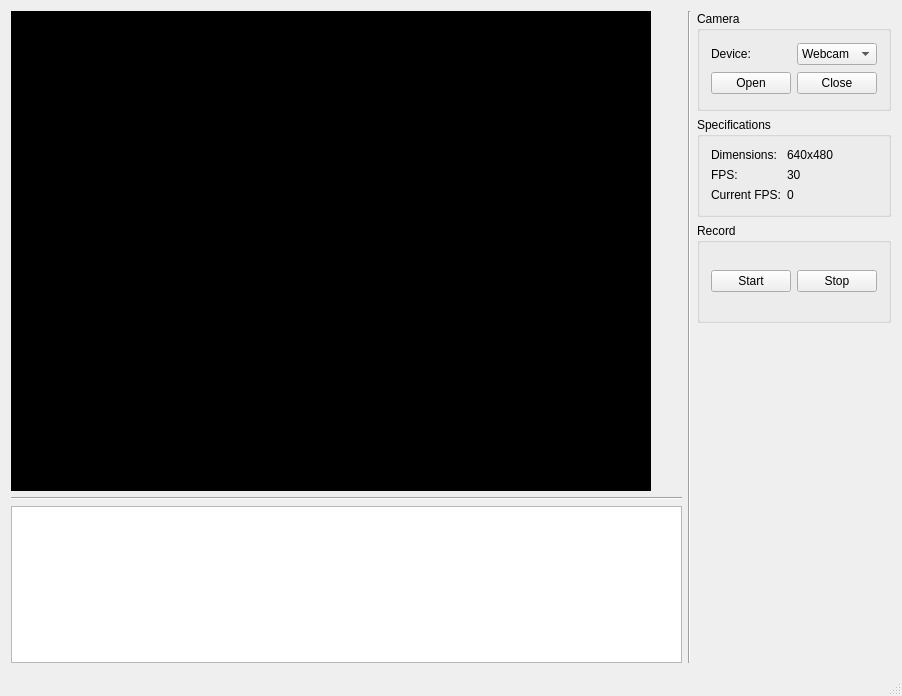
<?xml version="1.0" encoding="UTF-8"?>
<ui version="4.0">
 <class>CameraWindowClass</class>
 <widget class="QMainWindow" name="CameraWindowClass">
  <property name="geometry">
   <rect>
    <x>0</x>
    <y>0</y>
    <width>902</width>
    <height>696</height>
   </rect>
  </property>
  <property name="windowTitle">
   <string>CameraWindow</string>
  </property>
  <widget class="QWidget" name="centralWidget">
   <layout class="QHBoxLayout" name="horizontalLayout">
    <item>
     <layout class="QVBoxLayout" name="verticalLayout_2">
      <item>
       <widget class="QLabel" name="frameLabel">
        <property name="sizePolicy">
         <sizepolicy hsizetype="Preferred" vsizetype="Preferred">
          <horstretch>0</horstretch>
          <verstretch>0</verstretch>
         </sizepolicy>
        </property>
        <property name="minimumSize">
         <size>
          <width>640</width>
          <height>480</height>
         </size>
        </property>
        <property name="maximumSize">
         <size>
          <width>640</width>
          <height>480</height>
         </size>
        </property>
        <property name="styleSheet">
         <string notr="true">background-color: black;</string>
        </property>
        <property name="text">
         <string/>
        </property>
       </widget>
      </item>
      <item>
       <widget class="Line" name="line_2">
        <property name="orientation">
         <enum>Qt::Orientation::Horizontal</enum>
        </property>
       </widget>
      </item>
      <item>
       <widget class="QTextEdit" name="logTextEdit">
        <property name="minimumSize">
         <size>
          <width>0</width>
          <height>150</height>
         </size>
        </property>
        <property name="readOnly">
         <bool>true</bool>
        </property>
       </widget>
      </item>
     </layout>
    </item>
    <item>
     <widget class="Line" name="line">
      <property name="orientation">
       <enum>Qt::Orientation::Vertical</enum>
      </property>
     </widget>
    </item>
    <item>
     <layout class="QVBoxLayout" name="verticalLayout">
      <item>
       <widget class="QGroupBox" name="groupBox_2">
        <property name="sizePolicy">
         <sizepolicy hsizetype="Preferred" vsizetype="Maximum">
          <horstretch>0</horstretch>
          <verstretch>0</verstretch>
         </sizepolicy>
        </property>
        <property name="minimumSize">
         <size>
          <width>0</width>
          <height>100</height>
         </size>
        </property>
        <property name="title">
         <string>Camera</string>
        </property>
        <layout class="QVBoxLayout" name="verticalLayout_3">
         <item>
          <layout class="QHBoxLayout" name="horizontalLayout_2">
           <item>
            <widget class="QLabel" name="label_3">
             <property name="text">
              <string>Device:</string>
             </property>
            </widget>
           </item>
           <item>
            <widget class="QComboBox" name="deviceComboBox">
             <property name="currentIndex">
              <number>0</number>
             </property>
             <item>
              <property name="text">
               <string>Webcam</string>
              </property>
             </item>
             <item>
              <property name="text">
               <string>Basler</string>
              </property>
             </item>
            </widget>
           </item>
          </layout>
         </item>
         <item>
          <layout class="QHBoxLayout" name="horizontalLayout_4">
           <item>
            <widget class="QPushButton" name="openButton">
             <property name="text">
              <string>Open</string>
             </property>
            </widget>
           </item>
           <item>
            <widget class="QPushButton" name="closeButton">
             <property name="text">
              <string>Close</string>
             </property>
            </widget>
           </item>
          </layout>
         </item>
        </layout>
       </widget>
      </item>
      <item>
       <widget class="QGroupBox" name="groupBox">
        <property name="sizePolicy">
         <sizepolicy hsizetype="Preferred" vsizetype="Maximum">
          <horstretch>0</horstretch>
          <verstretch>0</verstretch>
         </sizepolicy>
        </property>
        <property name="minimumSize">
         <size>
          <width>0</width>
          <height>100</height>
         </size>
        </property>
        <property name="title">
         <string>Specifications</string>
        </property>
        <layout class="QFormLayout" name="formLayout">
         <item row="0" column="0">
          <widget class="QLabel" name="label">
           <property name="text">
            <string>Dimensions:</string>
           </property>
          </widget>
         </item>
         <item row="0" column="1">
          <widget class="QLabel" name="dimensionsLabel">
           <property name="text">
            <string>640x480</string>
           </property>
          </widget>
         </item>
         <item row="1" column="0">
          <widget class="QLabel" name="label_2">
           <property name="text">
            <string>FPS:</string>
           </property>
          </widget>
         </item>
         <item row="1" column="1">
          <widget class="QLabel" name="fpsLabel">
           <property name="text">
            <string>30</string>
           </property>
          </widget>
         </item>
         <item row="2" column="0">
          <widget class="QLabel" name="label_4">
           <property name="text">
            <string>Current FPS:</string>
           </property>
          </widget>
         </item>
         <item row="2" column="1">
          <widget class="QLabel" name="currentFpsLabel">
           <property name="text">
            <string>0</string>
           </property>
          </widget>
         </item>
        </layout>
       </widget>
      </item>
      <item>
       <widget class="QGroupBox" name="groupBox_3">
        <property name="sizePolicy">
         <sizepolicy hsizetype="Preferred" vsizetype="Maximum">
          <horstretch>0</horstretch>
          <verstretch>0</verstretch>
         </sizepolicy>
        </property>
        <property name="minimumSize">
         <size>
          <width>0</width>
          <height>100</height>
         </size>
        </property>
        <property name="title">
         <string>Record</string>
        </property>
        <layout class="QHBoxLayout" name="horizontalLayout_3">
         <item>
          <widget class="QPushButton" name="startButton">
           <property name="text">
            <string>Start</string>
           </property>
          </widget>
         </item>
         <item>
          <widget class="QPushButton" name="stopButton">
           <property name="text">
            <string>Stop</string>
           </property>
          </widget>
         </item>
        </layout>
       </widget>
      </item>
      <item>
       <spacer name="verticalSpacer">
        <property name="orientation">
         <enum>Qt::Orientation::Vertical</enum>
        </property>
        <property name="sizeType">
         <enum>QSizePolicy::Policy::Expanding</enum>
        </property>
        <property name="sizeHint" stdset="0">
         <size>
          <width>20</width>
          <height>40</height>
         </size>
        </property>
       </spacer>
      </item>
     </layout>
    </item>
   </layout>
  </widget>
  <widget class="QStatusBar" name="statusBar"/>
 </widget>
 <layoutdefault spacing="6" margin="11"/>
 <resources>
  <include location="CameraWindow.qrc"/>
 </resources>
 <connections/>
</ui>
